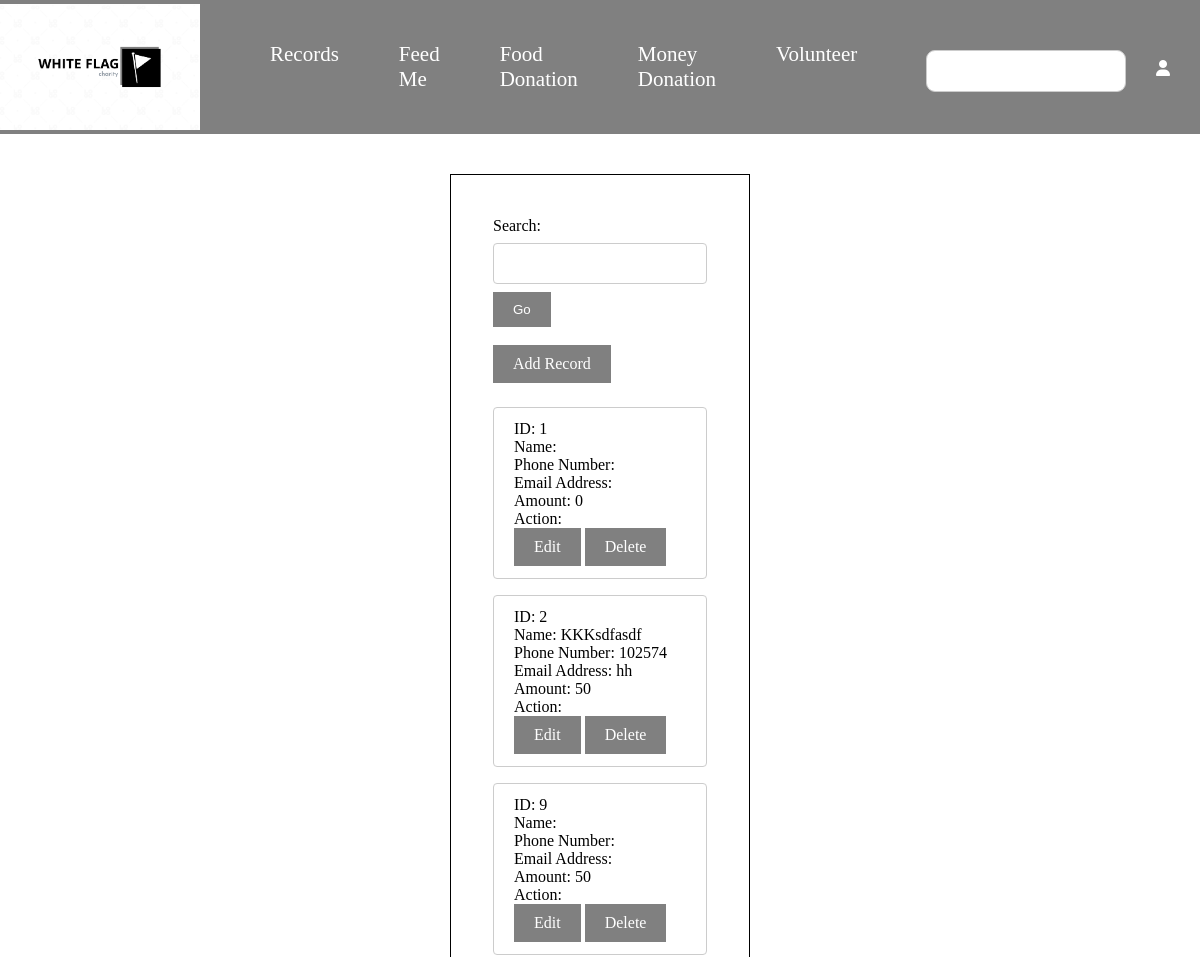
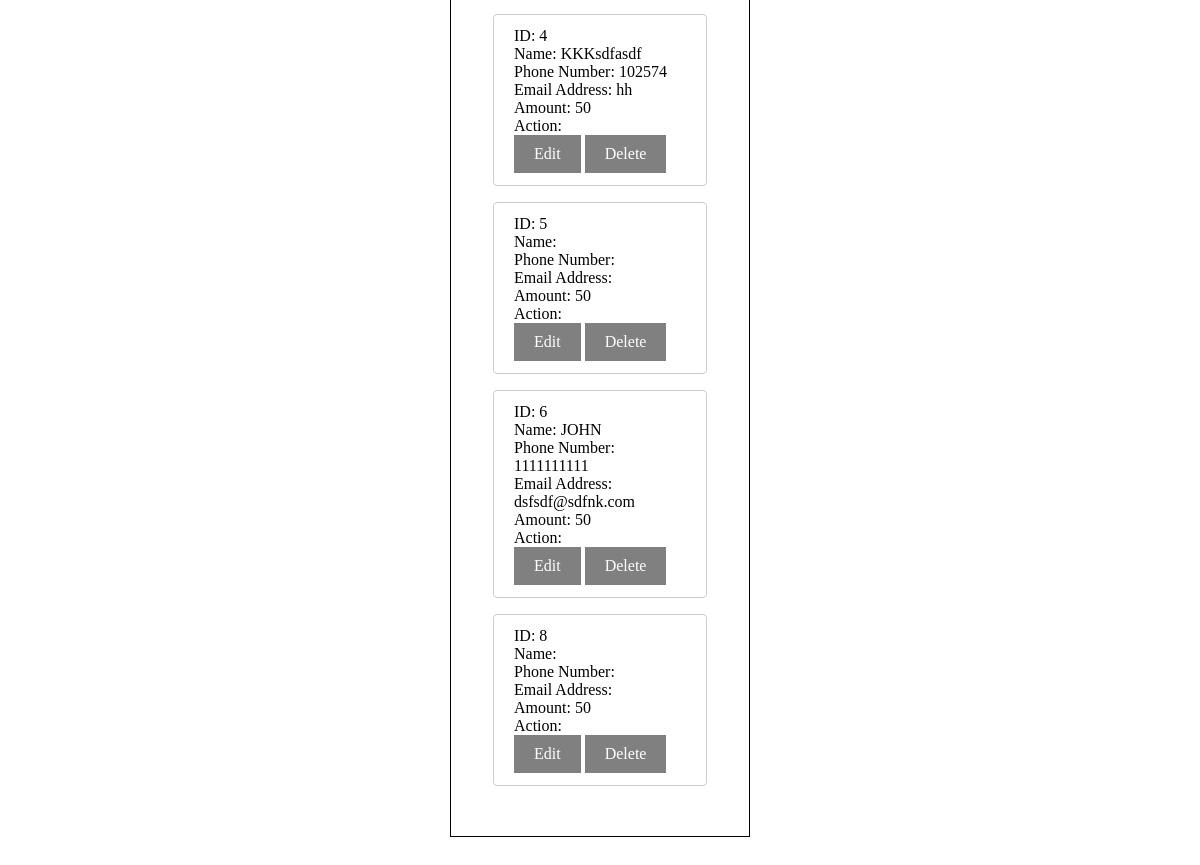
Page /money6.4.php on the committed database (2 pictures, top to bottom).
### tables this page shows
CREATE TABLE `tblmoney` (
  `id` int(11) NOT NULL,
  `name` varchar(100) NOT NULL,
  `phonenum` varchar(15) NOT NULL,
  `email` varchar(30) NOT NULL,
  `amount` int(11) NOT NULL
);

### money6.4.php (the view, shortened to what this page needs)
<html>
<head><title>Choose to edit user money donation</title></head>
<body>
<nav class="navbar background">
 <a href="adminhomepage.php"><img class="logo" src="pictures\Screenshot 2023-07-25 074837.png" width="200px" height="auto" /></a>
            <ul class="nav-list">
                <li style="font-size:21px"><a href="rec1.4.php">Records</a></li>
                <li style="font-size:21px"><a href="asg6.4.php">Feed Me</a></li>
                <li style="font-size:21px"><a href="food6.4.php">Food Donation</a></li>
				<li style="font-size:21px"><a href="money6.4.php">Money Donation</a></li>
                <li style="font-size:21px"><a href="volunteer6.4.php">Volunteer</a></li>
            </ul>
            <div class="rightNav">
                <input type="text" name="search" id="search" />
        <a href="login.php" class = "login">
                <i class="fa-solid fa-user"></i>
        </a>
            </div>
        </nav>
</body>
</html>
<?php
$key="";
?>
<div class="centerform">
<div class="form">
<form name="fSearch" id="fSearch" action="money6.4.php" method="POST">
Search: <input type="text" name="search" value="<?php echo $key;?>" style="width: 100%; padding: 12px 20px; margin: 8px 0; display: inline-block; border: 1px solid #ccc; border-radius: 4px; box-sizing: border-box;">
<input type="submit" name="submit" value="Go" style="background-color: grey;color: white;padding: 10px 20px;text-align: center;text-decoration: none;display: inline-block; border:0px solid black;"><br><br>
<a href="money6.2.php" style="background-color: grey;color: white;padding: 10px 20px;text-align: center;text-decoration: none;display: inline-block;">Add Record</a>
</form>
<?php
$servername = "localhost";
$username = "root";
$password = "";
$dbname = "whiteflagdb";
$conn = mysqli_connect($servername, $username, $password, $dbname);
if($key=="")
	$sql = "SELECT * FROM tblmoney;";
else
	$sql="select * FROM tblmoney WHERE name LIKE '%$key%'OR amount LIKE '%$key%';";
$result = mysqli_query($conn, $sql);
if (mysqli_num_rows($result) > 0) {
 while($row=mysqli_fetch_assoc($result)) {
?>
   <p style="width: 100%; padding: 12px 20px; margin: 8px 0; display: inline-block; border: 1px solid #ccc; border-radius: 4px; box-sizing: border-box;">
   ID: <?php echo $row["id"]?> <br>
   Name: <?php echo $row["name"]?> <br>
   Phone Number: <?php echo $row["phonenum"]?> <br>
   Email Address: <?php echo $row["email"]?> <br>
   Amount: <?php echo $row["amount"]?> <br>
   Action:<br><a href="money6.5.php?id=<?php echo $row["id"]?>" style="background-color: grey;color: white;padding: 10px 20px;text-align: center;text-decoration: none;display: inline-block;">Edit</a>
   <a href="money6.6.php?id=<?php echo $row["id"]?>"  style="background-color: grey;color: white;padding: 10px 20px;text-align: center;text-decoration: none;display: inline-block;">Delete</a> <br>
<?php
 }
} else {
 echo "0 results";
}
?>
</div>
</div>

### money6.4.php (style rules this page uses)
body { margin: 0; padding: 0; }
.navbar { display: flex; align-items: center; justify-content: center; top: 0px; cursor: pointer; }
.nav-list { width: 50%; display: flex; }
.nav-list li { list-style: none; padding: 26px 30px; font-size:25px; }
.nav-list li a { text-decoration: none; color: white; }
.rightNav { width: 50%; text-align: right; }
#search { padding: 10px; font-size: 17px; border-radius: 9px; border-style: 5 px solid #fff; width:200px; margin-top:20px; border: 1px solid #ccc; }
.background { background: grey; background-blend-mode: darken; background-size: cover; }
.login { float:right; color:white; padding:20px; margin: 10px; height: 15px; }
.form { padding:2px; margin: 10px; }
.centerform { justify-content: center; display: flex; margin: 40px 450px; border: 1px solid black; padding: 30px; }

### rows in the picture
tblmoney: id "1", amount "0"
tblmoney: id "2", name "KKKsdfasdf", phonenum "102574", email "hh", amount "50"
tblmoney: id "9", amount "50"
tblmoney: id "4", name "KKKsdfasdf", phonenum "102574", email "hh", amount "50"
tblmoney: id "5", amount "50"
tblmoney: id "6", name "JOHN", phonenum "1111111111", email "dsfsdf@sdfnk.com", amount "50"
tblmoney: id "8", amount "50"
